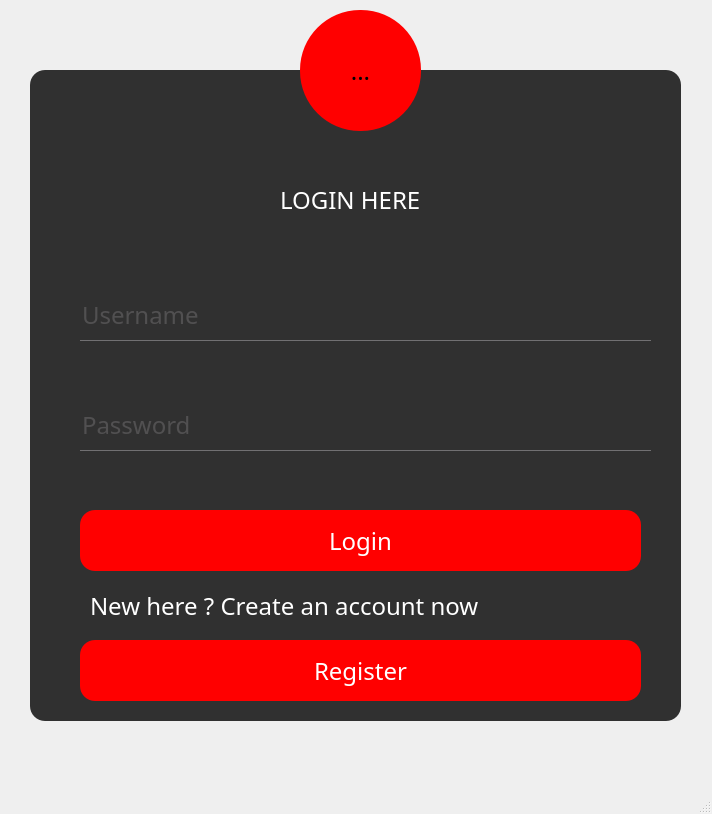
<?xml version="1.0" encoding="UTF-8"?>
<ui version="4.0">
 <class>MainWindow</class>
 <widget class="QMainWindow" name="MainWindow">
  <property name="geometry">
   <rect>
    <x>0</x>
    <y>0</y>
    <width>712</width>
    <height>814</height>
   </rect>
  </property>
  <property name="windowTitle">
   <string>MainWindow</string>
  </property>
  <property name="styleSheet">
   <string notr="true">*{
    font-family : century gothic ;
	font-size : 24px;
	
}
QFrame {
	background : #333;
	border-radius : 15px;
	background : rgba(0,0,0,0.8);

}
QPushButton{
	border-radius : 15px;
	background : red;
	color : white;
}
QToolButton{
	border-radius : 60px;
	background : red;
}
QLabel{
	color : white;
	background : transparent;
}
QPushButton:hover
{
	border-radius : 15px;
	background : #49ebff;
	color : #333;
}
QLineEdit
{
	background : transparent;
	border : none;
	color : #717072;
	border-bottom : 1px solid #717072;
}
QMessageBox {
    background: #FFFFFF;
    border: 1px solid #C0C0C0;
	font-size : 10px;
}

QMessageBox QPushButton {
    color: #FFFFFF;
    background-color: #4286f4;
    border-radius: 2px;
    padding: 4px 8px;
    min-width: 70px;
}

QMessageBox QPushButton:hover {
    background-color: #2c5dad;
}
</string>
  </property>
  <widget class="QWidget" name="centralwidget">
   <widget class="QFrame" name="frame">
    <property name="geometry">
     <rect>
      <x>30</x>
      <y>70</y>
      <width>651</width>
      <height>651</height>
     </rect>
    </property>
    <property name="frameShape">
     <enum>QFrame::StyledPanel</enum>
    </property>
    <property name="frameShadow">
     <enum>QFrame::Raised</enum>
    </property>
    <widget class="QPushButton" name="pushButton_login">
     <property name="geometry">
      <rect>
       <x>50</x>
       <y>440</y>
       <width>561</width>
       <height>61</height>
      </rect>
     </property>
     <property name="text">
      <string>Login</string>
     </property>
    </widget>
    <widget class="QPushButton" name="pushButton_register">
     <property name="geometry">
      <rect>
       <x>50</x>
       <y>570</y>
       <width>561</width>
       <height>61</height>
      </rect>
     </property>
     <property name="text">
      <string>Register</string>
     </property>
    </widget>
    <widget class="QLabel" name="label">
     <property name="geometry">
      <rect>
       <x>250</x>
       <y>120</y>
       <width>281</width>
       <height>20</height>
      </rect>
     </property>
     <property name="text">
      <string>LOGIN HERE</string>
     </property>
    </widget>
    <widget class="QLabel" name="label_2">
     <property name="geometry">
      <rect>
       <x>60</x>
       <y>526</y>
       <width>551</width>
       <height>20</height>
      </rect>
     </property>
     <property name="text">
      <string>New here ? Create an account now</string>
     </property>
    </widget>
    <widget class="QLineEdit" name="lineEdit_username">
     <property name="geometry">
      <rect>
       <x>50</x>
       <y>220</y>
       <width>571</width>
       <height>51</height>
      </rect>
     </property>
     <property name="placeholderText">
      <string>Username</string>
     </property>
    </widget>
    <widget class="QLineEdit" name="lineEdit_password">
     <property name="geometry">
      <rect>
       <x>50</x>
       <y>330</y>
       <width>571</width>
       <height>51</height>
      </rect>
     </property>
     <property name="echoMode">
      <enum>QLineEdit::Password</enum>
     </property>
     <property name="placeholderText">
      <string>Password</string>
     </property>
    </widget>
   </widget>
   <widget class="QToolButton" name="toolButton">
    <property name="geometry">
     <rect>
      <x>300</x>
      <y>10</y>
      <width>121</width>
      <height>121</height>
     </rect>
    </property>
    <property name="text">
     <string>...</string>
    </property>
    <property name="icon">
     <iconset>
      <normaloff>../../user.png</normaloff>../../user.png</iconset>
    </property>
    <property name="iconSize">
     <size>
      <width>64</width>
      <height>64</height>
     </size>
    </property>
   </widget>
  </widget>
  <widget class="QMenuBar" name="menubar">
   <property name="geometry">
    <rect>
     <x>0</x>
     <y>0</y>
     <width>712</width>
     <height>33</height>
    </rect>
   </property>
  </widget>
  <widget class="QStatusBar" name="statusbar"/>
 </widget>
 <resources/>
 <connections/>
</ui>
